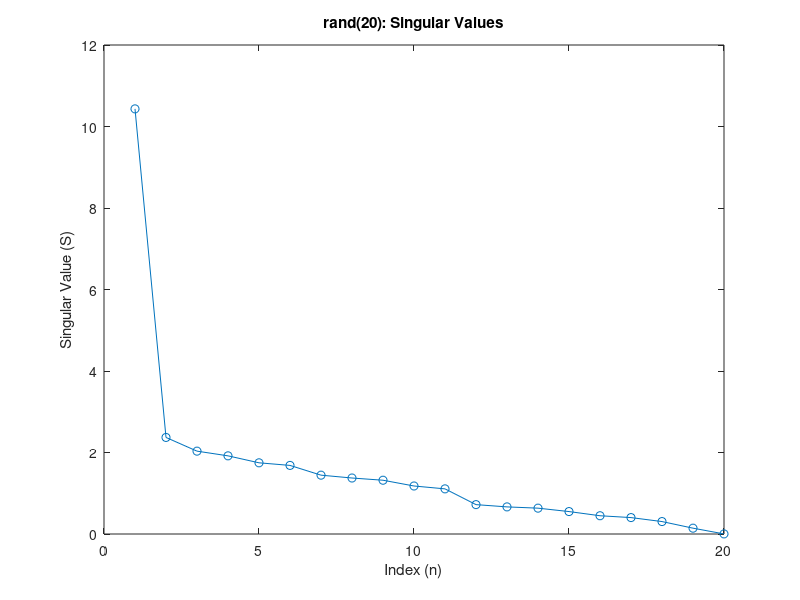
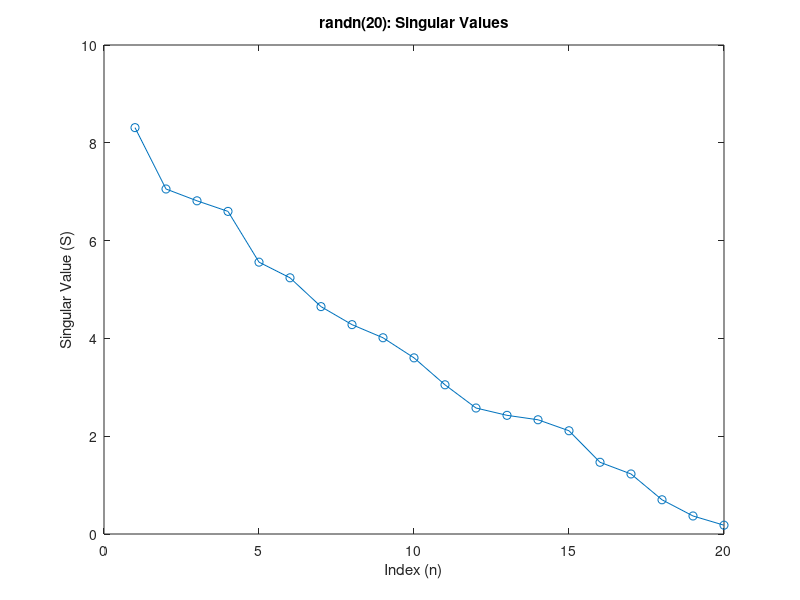
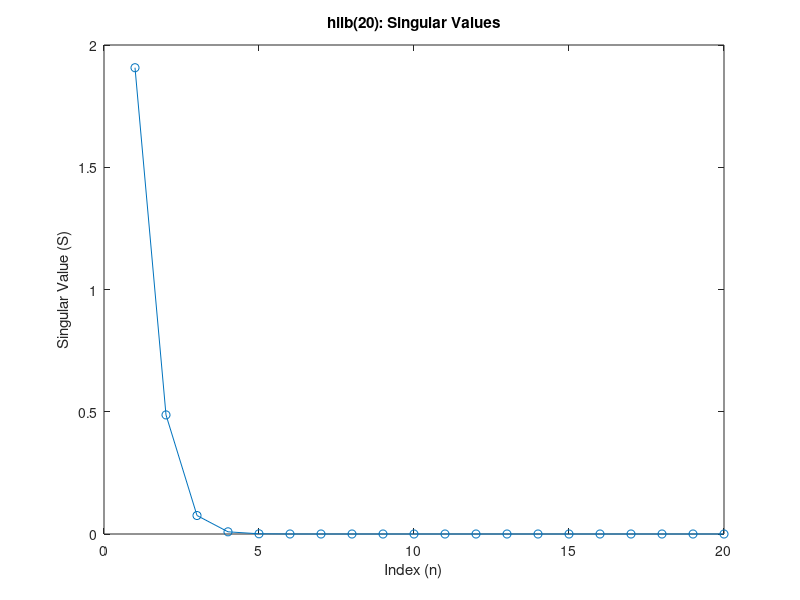
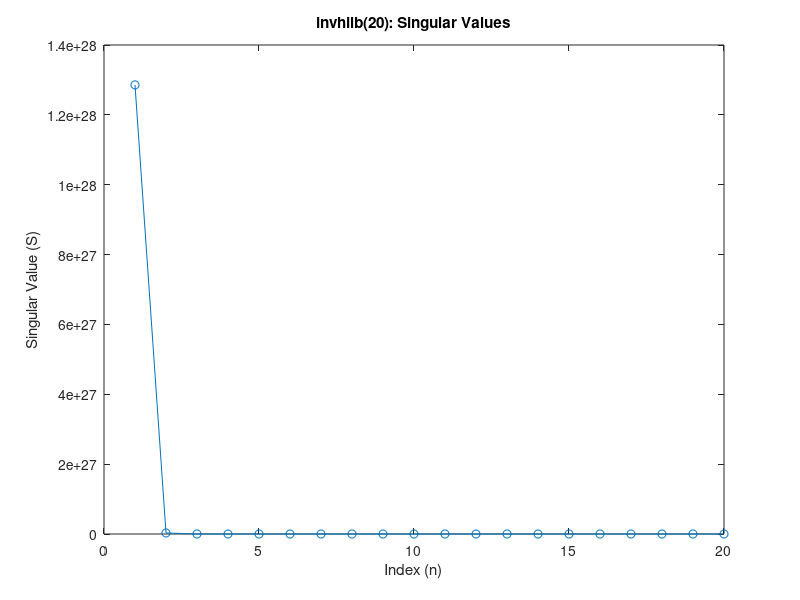

The MATLAB source for these figures, in order:
% MATLAB code for Problem 1
format long
% Define m
m = 20;

% List of matrices
matrices = {'rand', 'randn', 'hilb', 'invhilb', '1./hilb'};
titles = {'rand(20)', 'randn(20)', 'hilb(20)', 'invhilb(20)', '1./hilb(20)'};

% Loop through each matrix type
for i = 1:length(matrices)
    
    % Create the matrix
    switch matrices{i}
        case 'rand'
            A = rand(m);
        case 'randn'
            A = randn(m);
        case 'hilb'
            A = hilb(m);
        case 'invhilb'
            A = invhilb(m);
        case '1./hilb'
            A = 1 ./ hilb(m);
    end
    
    % Part (a): Compute the singular values
    s = svd(A);

    % Display the singular values in the command window
    fprintf('\nSingular values for %s:\n', titles{i});
    disp(s);
    
    % Part (b): Plot the singular values
    figure;
    plot(s, '-o');
    title([titles{i} ': Singular Values']);
    xlabel('Index (n)');
    ylabel('Singular Value (S)');
    
    % Part (c): Calculate various norms, determinant, and condition number
    norm_1 = norm(A, 1);      % 1-norm
    norm_2 = norm(A, 2);      % 2-norm (equivalent to the largest singular value)
    norm_inf = norm(A, inf);  % Infinity norm
    matrix_det = det(A);      % Determinant
    matrix_cond = cond(A);    % Condition number
    
    % Add text to the plot with the norms, determinant, and condition number
    % title(sprintf('%s: norm_1=%g, norm_2=%g, norm_inf=%g, det=%g, cond=%g', ...
       % titles{i}, norm_1, norm_2, norm_inf, matrix_det, matrix_cond));
    
    % Display the values in the console as well
    fprintf('%s: norm_1=%g, norm_2=%g, norm_inf=%g, det=%g, cond=%g\n', ...
        titles{i}, norm_1, norm_2, norm_inf, matrix_det, matrix_cond);
end
